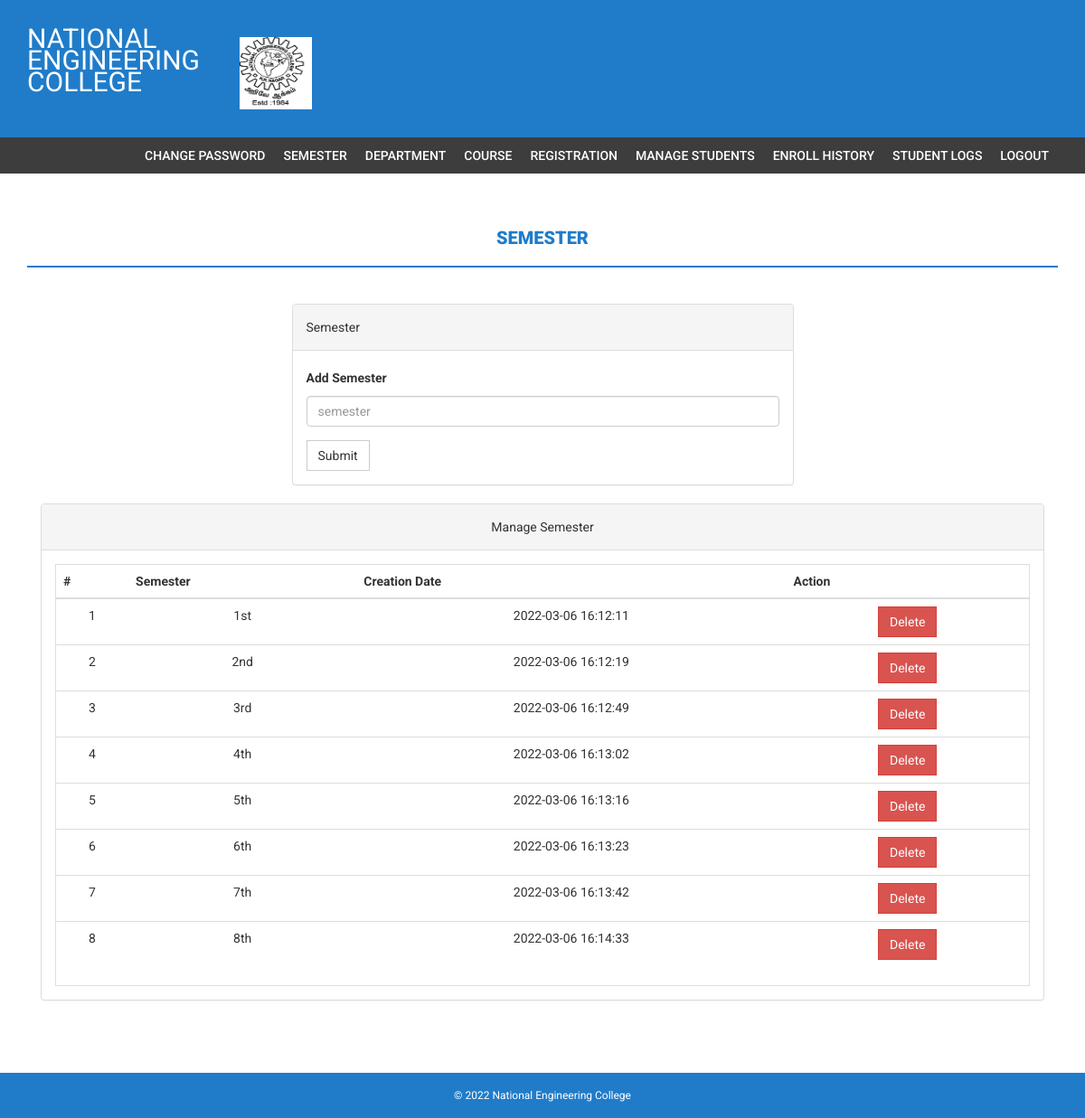
Page /admin/semester.php (signed in) on the committed database.
### tables this page shows
CREATE TABLE IF NOT EXISTS `semester` (
  `id` int NOT NULL AUTO_INCREMENT,
  `semester` varchar(255) NOT NULL,
  `creationDate` timestamp NOT NULL DEFAULT CURRENT_TIMESTAMP,
  `updationDate` varchar(255) NOT NULL,
  `elective` varchar(225) NOT NULL,
  PRIMARY KEY (`id`)
);

### admin/semester.php (the view, shortened to what this page needs)
<?php
if(strlen($_SESSION['alogin'])==0)
    {
header('location:index.php');
}
else{
?>
<!DOCTYPE html>
<html xmlns="http://www.w3.org/1999/xhtml">
<head>
    <link href="assets/css/bootstrap.css" rel="stylesheet" />
    <link href="assets/css/font-awesome.css" rel="stylesheet" />
    <link href="assets/css/style.css" rel="stylesheet" />
</head>
<body>
<?php include('includes/header.php');?>
<?php if($_SESSION['alogin']!="")
{
 include('includes/menubar.php');
}
 ?>
    <div class="content-wrapper">
        <div class="container">
              <div class="row">
                    <div class="col-md-12">
                        <h1 class="page-head-line">Semester  </h1>
                    </div>
                </div>
                <div class="row" >
                  <div class="col-md-3"></div>
                    <div class="col-md-6">
                        <div class="panel panel-default">
                        <div class="panel-heading">
                           Semester
                        </div>
                        <div class="panel-body">
                       <form name="semester" method="post">
   <div class="form-group">
    <label for="semester">Add Semester  </label>
    <input type="text" class="form-control" id="semester" name="semester" placeholder="semester" required />
  </div>
 <button type="submit" name="submit" class="btn btn-default">Submit</button>
</form>
                            </div>
                            </div>
                    </div>
                </div>
                <div class="col-md-12">
                    <div class="panel panel-default">
                        <div class="panel-heading">
                            Manage Semester
                        </div>
                        <div class="panel-body">
                            <div class="table-responsive table-bordered">
                                <table class="table">
                                    <thead>
                                        <tr>
                                            <th>#</th>
                                            <th>Semester</th>
                                            <th>Creation Date</th>
                                            <th>Action</th>
                                        </tr>
                                    </thead>
                                    <tbody>
<?php
$sql=mysqli_query($bd, "select * from semester");
$cnt=1;
while($row=mysqli_fetch_array($sql))
{
?>
                                        <tr>
                                            <td><?php echo $cnt;?></td>
                                            <td><?php echo htmlentities($row['semester']);?></td>
                                            <td><?php echo htmlentities($row['creationDate']);?></td>
                                            <td>
  <a href="semester.php?id=<?php echo $row['id']?>&del=delete" onClick="return confirm('Are you sure you want to delete?')">
                                            <button class="btn btn-danger">Delete</button>
</a>
                                            </td>
                                        </tr>
<?php
$cnt++;
} ?>
                                    </tbody>
                                </table>
                            </div>
                        </div>
                    </div>
                </div>
            </div>
        </div>
  <?php include('includes/footer.php');?>
</body>
</html>
<?php } ?>

### admin/assets/css/style.css (style rules this page uses)
body { font-family: 'Roboto', sans-serif; line-height: 30px; }
.content-wrapper { margin-top: 40px; min-height: 600px; padding-bottom: 60px; }
.page-head-line { font-weight: 900; padding-bottom: 20px; border-bottom: 2px solid #207cc9; text-transform: uppercase; color: #207cc9; font-size: 20px; margin-bottom: 40px; }
.btn { border-radius: 0px; -webkit-border-radius: 0px; -moz-border-radius: 0px; }

### admin/includes/footer.php (style rules this page uses)
.col-md-12 { text-align: center; }

### rows in the picture
semester: semester "1st", creationDate "2022-03-06 16:12:11"
semester: semester "2nd", creationDate "2022-03-06 16:12:19"
semester: semester "3rd", creationDate "2022-03-06 16:12:49"
semester: semester "4th", creationDate "2022-03-06 16:13:02"
semester: semester "5th", creationDate "2022-03-06 16:13:16"
semester: semester "6th", creationDate "2022-03-06 16:13:23"
semester: semester "7th", creationDate "2022-03-06 16:13:42"
semester: semester "8th", creationDate "2022-03-06 16:14:33"
